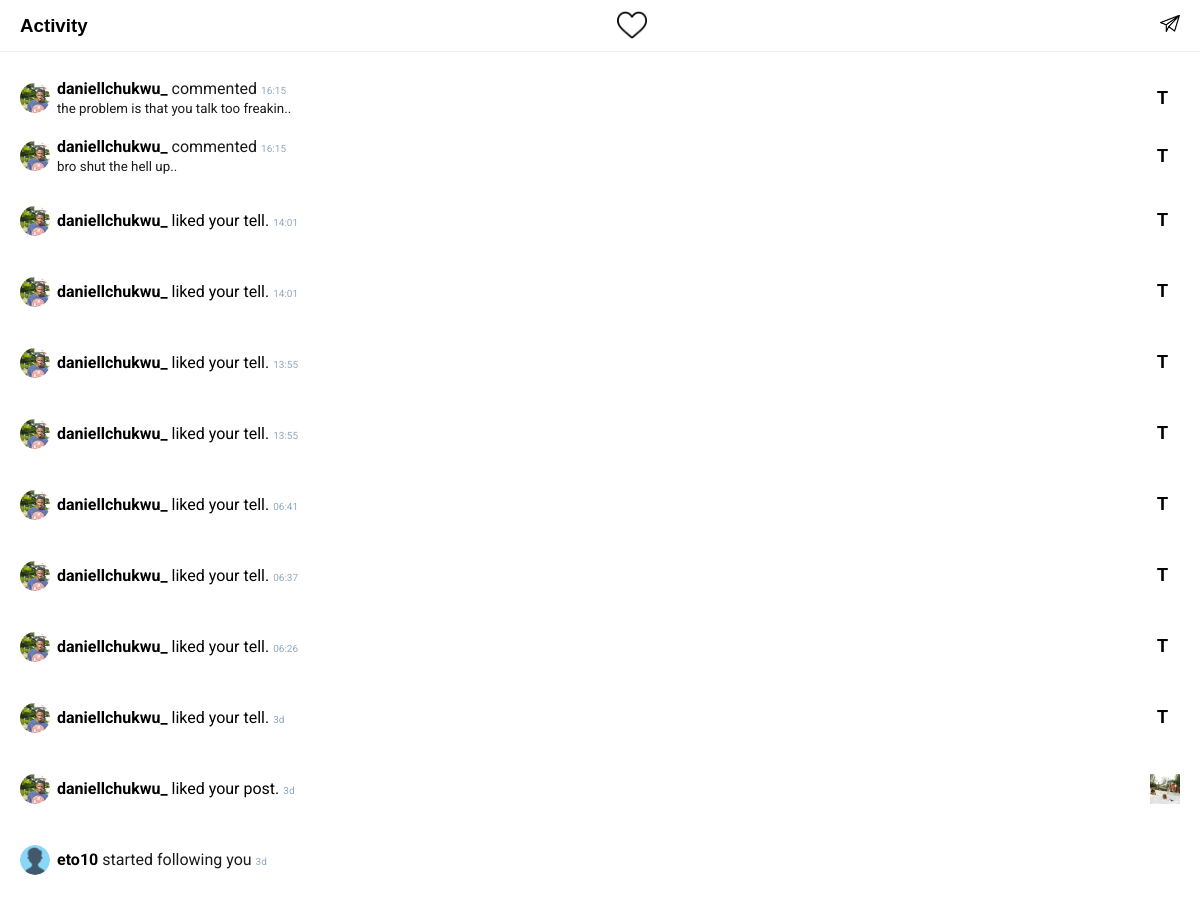
The app's page /users/activity/ (signed in, upper part), older data.
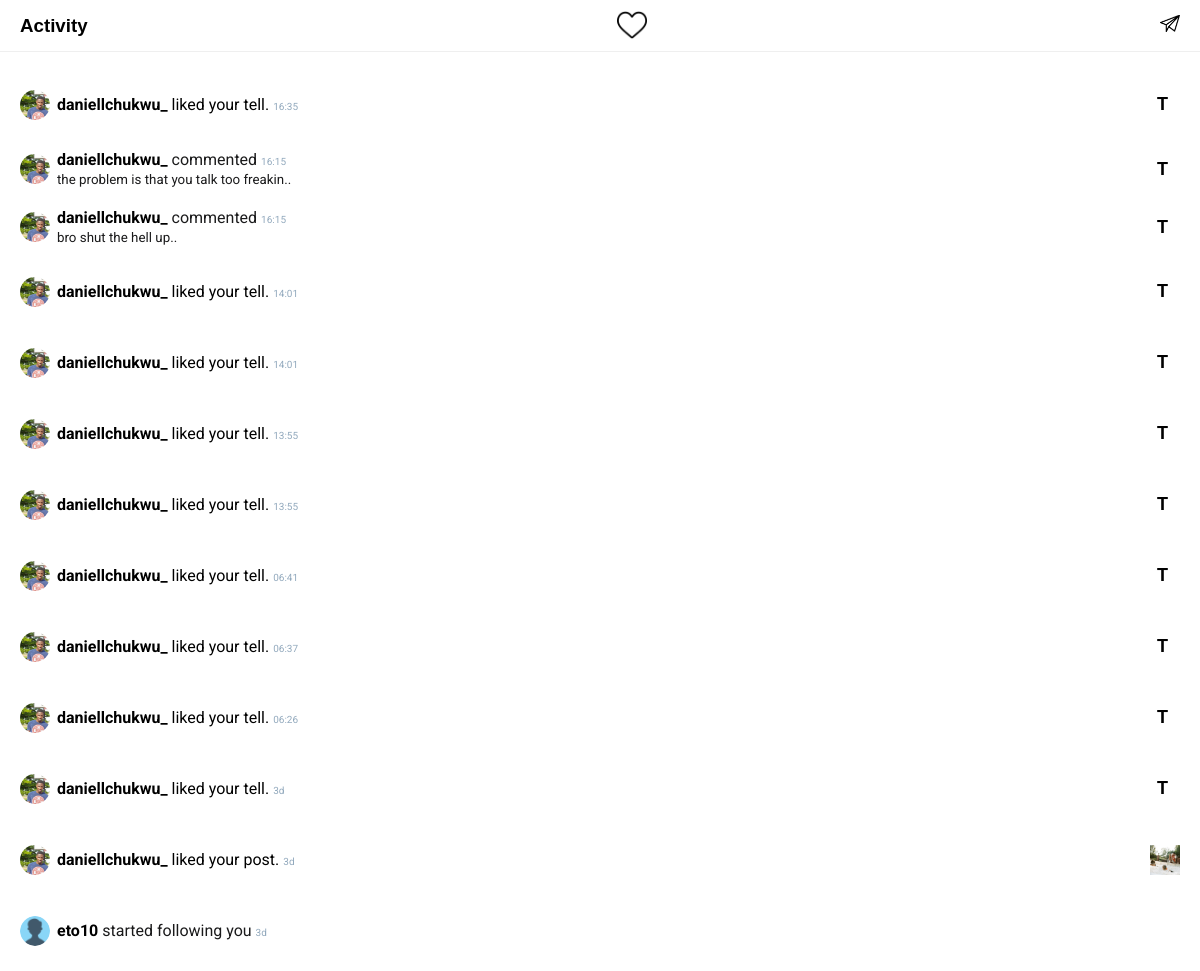
The same page, newer data.
### homeapp/models.py (models this page shows, shortened)
class Activity(models.Model):
   owner = models.ForeignKey(User, on_delete=models.CASCADE, null=True)
   user = models.ForeignKey(User, on_delete=models.CASCADE, related_name="user", null=True)
   activity_type = models.CharField(max_length=200, null=True, blank=True) # like_post, like_tell, comment_post, comment_tell, follow, new: friends
   post = models.ForeignKey(Post, on_delete=models.CASCADE, related_name="post", null=True)
   tell = models.ForeignKey(Tell, on_delete=models.CASCADE, related_name="tell", null=True)
   liker_post = models.ForeignKey(User, on_delete=models.CASCADE, related_name="post_liker", null=True)
   liker_tell = models.ForeignKey(User, on_delete=models.CASCADE, related_name="tell_liker", null=True)
   comment_post = models.ForeignKey(CommentOnPost, on_delete=models.CASCADE, related_name="post_comment", null=True)
   comment_tell = models.ForeignKey(CommentOnTell, on_delete=models.CASCADE, related_name="tell_comment", null=True)
   updated = models.DateTimeField(auto_now_add=True)
   created = models.DateTimeField(auto_now=True)
   id = models.UUIDField(default=uuid.uuid4, unique=True, primary_key=True, editable=False)
   class Meta:
      ordering = ['-created']
   def is_leapyear(self, year):
      leap_year = None
      if (year % 4 == 0):
         if (year % 100 == 0):
            if (year % 400 == 0):
               leap_year = True
            else:
               leap_year = False
         else:
            leap_year = True
      else:
         leap_year = False
      return leap_year
   def returnDaysAgo(self, year, month, day):
      is_a_leapyear = self.is_leapyear(year) # print(f"{year} is a leap year == {is_a_leapyear}")
      months_days = [31, 28, 31, 30, 31, 30, 31, 31, 30, 31, 30, 31]
      months_days_leap = [31, 29, 31, 30, 31, 30, 31, 31, 30, 31, 30, 31]
      days = 0
      days_for_months_ago = 0
      if is_a_leapyear == False: # print(f"Month: {month}")
         year_count = int(datetime.now().year - year) + 1
         while(year_count > 0):
            if year_count == 1:
               current_month = datetime.now().month
               days += sum(months_days[month-1 : current_month-1]) # -1 because the list index starts at 0
               days += datetime.now().day # we ought to -days from this. because we add the month of msg creation with no regard to the days offset
               days -= day # let's just subtract the day of months post from total days
               year_count -= 1
            else:
               "if this is not current year? add all the days together"
               days += sum(months_days)
               year_count -= 1
      return days
   @property
   def get_time(self):
      date = datetime.now()
      cr_date = self.created   # print(date) # print(cr_date)
      if date.year == cr_date.year:
         if date.month == cr_date.month:
            if date.day == cr_date.day:
               hour = cr_date.hour+1 if cr_date.hour+1 >= 10 else f"0{cr_date.hour+1}"  # e.g hrs=> 10:-- or 05:--
               minutes = cr_date.minute if cr_date.minute >= 10 else f"0{cr_date.minute}" # e.g mins => --:34 or --:03
               return f"{hour}:{minutes}"
            else:
               days = date.day - cr_date.day
               if (days < 7):
                  return f"{days}d"
               else:
                  weeks = days // 7
                  return f"{weeks}w"
         else:
            days = self.returnDaysAgo(cr_date.year, cr_date.month, cr_date.day)
            return f"{days//7}w"
      else:
         days = self.returnDaysAgo(cr_date.year, cr_date.month, cr_date.day)
         return f"{days//7}w"

class CommentOnTell(models.Model):
   owner = models.ForeignKey(User, on_delete=models.CASCADE, null=True, blank=True)
   tell = models.ForeignKey(Tell, on_delete=models.CASCADE)
   comment = models.CharField(max_length=200)
   updated = models.DateTimeField(auto_now=True)
   created = models.DateTimeField(auto_now_add=True)
   id = models.UUIDField(default=uuid.uuid4, primary_key=True, unique=True, editable=False)
   class Meta:
      ordering = ['-created', '-updated']

class Post(models.Model):
   owner = models.ForeignKey(User, on_delete=models.CASCADE, null=True, blank=True)
   img = models.ImageField(upload_to='contents/', null=True, blank=True)
   body = models.TextField()
   likers = models.ManyToManyField(User, 'post_likers', blank=True)
   commenters = models.ManyToManyField(User, 'post_commenters', blank=True)
   savers = models.ManyToManyField(User, 'post_savers', blank=True)
   tellers = models.ManyToManyField(User, 'tellers_post', blank=True)
   tellers_count = models.PositiveSmallIntegerField(default=0) # this will keep the count of tells. instead of using tellers.length
   sharers = models.ManyToManyField(User, 'sharers_post', blank=True)
   sharers_count = models.PositiveSmallIntegerField(default=0) # this will keep the count of tells. instead of using tellers.length
   updated = models.DateTimeField(auto_now=True)
   created = models.DateTimeField(auto_now_add=True)
   id = models.UUIDField(default=uuid.uuid4, primary_key=True, unique=True, editable=False)
   class Meta:
      ordering = ['-created']

### users/models.py (models this page shows, shortened)
class Profile(models.Model):
   VOTE_TYPE = (
      ('MALE', 'a male'),
      ('FEMALE', 'a female'),
   )
   user = models.OneToOneField(User, on_delete=models.CASCADE)
   name = models.CharField(max_length=200, blank=True, null=True)
   username = models.CharField(max_length=200, blank=True, null=True, unique=True)
   email = models.EmailField(max_length=500, blank=True, null=True, unique=True)
   img = models.ImageField(upload_to="profiles/", default="icons/user.png")
   bio = models.TextField(default="", blank=True, null=True)
   online = models.BooleanField(default=False)
   last_seen = models.DateTimeField(default=datetime.now(), null=True, blank=True)
   followers = models.ManyToManyField(User, related_name='followers', blank=True)
   following = models.ManyToManyField(User, related_name='following', blank=True)
   friends = models.ManyToManyField(User, related_name='friends', blank=True)
   verified = models.BooleanField(default=False)
   saved_post = models.ManyToManyField("homeapp.Post", related_name="saved_post", blank=True)
   saved_tell = models.ManyToManyField("homeapp.Tell", related_name="saved_tell", blank=True)
   seen_post = models.ManyToManyField("homeapp.Post", blank=True)
   seen_tell = models.ManyToManyField("homeapp.Tell", blank=True)
   activity_count = models.PositiveSmallIntegerField(default=0)
   updated = models.DateTimeField(auto_now_add=True)
   created = models.DateTimeField(auto_now=True)
   id = models.UUIDField(default=uuid.uuid4, unique=True, primary_key=True, editable=False)

### users/views.py (the view)
# urls.py: path('activity/', views.activityPage, name="activity")
def activityPage(request):
   profile = request.user.profile
   profile.activity_count = 0
   profile.save()
   print(f"Activity Count: {profile.activity_count}")
   chats_count = returnMessagesCount(request)     # logic: gets chats count
   context = {'chats_count': chats_count}
   return render(request, 'activity.html', context)

### messagesapp/utils.py (called while the page is built)
def returnMessagesCount(request):
   chats_count = request.user.messages.filter(
      Q (unread_messages__gt = 0) &
      Q (request_accepted = True)).count()
   return chats_count

### users/templates/activity.html (shortened to what the changed rows need)
{% extends 'main.html' %}
{% load static %}
{% block content %}
<body class="background-white">
   <main>
      <section class="activity-wrapper">
      {% for activity in  request.user.activity_set.all %}
         {% if activity.activity_type == 'like_post' %}
         <div class="activity">
            <a href="{% url 'other-profile' activity.user.id %}?q={{request.path}}">
               <div class="activity-2">
                  <div class="img-holder">
                     <img src="{{activity.user.profile.img.url}}" alt="profile-picture" class="img-holder-image">
                  </div>
                  <p><strong>{{activity.user.username}}
                     </strong> liked your post. <small class="grey font-10">{{activity.get_time}}</small></p>
               </div>
            </a>
            <a href="{% url 'single-post' activity.post.id %}?q={{request.path}}">
               <div class="activity-right-info">
                  <div class="img-holder">
                     <img src="{{activity.post.img.url}}" alt="" class="liked-image">
                  </div>
               </div>
            </a>
         </div>
         {% endif %}
         {% if activity.activity_type == 'like_tell' %}
         <a href="{% url 'other-profile' activity.user.id %}?q={{request.path}}">
            <div class="activity">
               <div class="activity-2">
                  <div class="img-holder">
                     <img src="{{activity.user.profile.img.url}}" alt="profile-picture" class="img-holder-image">
                  </div>
                  <p><strong>{{activity.user.username}}
                  </strong> liked your tell. <small class="grey font-10">{{activity.get_time}}</small></p>
               </div>
            </a>
            <a href="{% url 'single-tell' activity.tell.id %}?q={{request.path}}">
               <div class="activity-right-info font-lobster">
                  <strong>T</strong>
               </div>
            </a>
         {% endif %}
         {% if activity.activity_type == 'comment_tell' %}
         <div class="activity">
            <div class="activity-2">
               <div class="img-holder">
                  <a href="{% url 'other-profile' activity.user.id %}?q={{request.path}}">
                     <img src="{{activity.user.profile.img.url}}" alt="profile-picture" class="img-holder-image">
                  </a>
               </div>
               <div>
                  <p class="no-margin"><a href="{% url 'other-profile' activity.user.id %}?q={{request.path}}"><strong>{{activity.user.username}}
                  </strong></a>commented <small class="grey font-10">{{activity.get_time}}</small></p>
                  <p class="no-margin"><small>{{activity.comment_tell.comment|slice:":40"}}..</small></p>
               </div>
            </div>
            <a href="{% url 'single-tell' activity.tell.id %}?q={{request.path}}">
               <div class="activity-right-info font-lobster">
                  <strong>T</strong>
               </div>
            </a>
         </div>
         {% endif %}
         {% if activity.activity_type == 'follow' %}
         <div class="activity">
            <div class="activity-2">
               <div class="img-holder">
                  <a href="{% url 'other-profile' activity.user.id %}?q={{request.path}}">
                     <img src="{{activity.user.profile.img.url}}" alt="profile-picture" class="img-holder-image">
                  </a>
               </div>
               <p><a href="{% url 'other-profile' activity.user.id %}?q={{request.path}}"><strong>{{activity.user.username}}
                  </strong></a> <a href="{% url 'followers' request.user.id %}?q={{request.path}}"></a>started following you <small class="grey font-10">{{activity.get_time}}</small></p>
            </div>
         </div>
         {% endif %}
      {% endfor %}
      </section>
   </main>
</body>
{% endblock content %}

Row changes from the older to the newer data that the page shows:
added Activity: user.profile.img (picture), user.username "daniellchukwu_", get_time "16:35"
